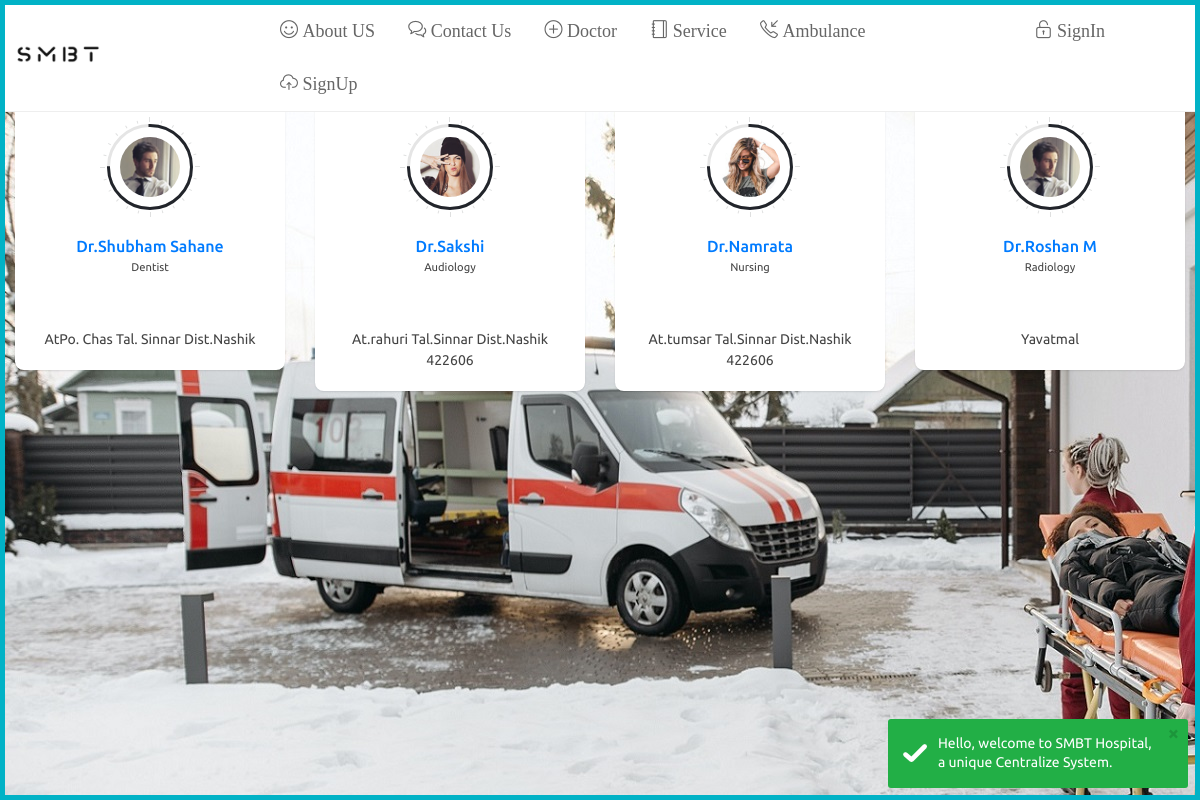
The page /home-doctors.php on the database its author committed.
### tables this page shows
CREATE TABLE `hospitalstaff` (
  `hsid` int NOT NULL AUTO_INCREMENT,
  `name` varchar(45) DEFAULT NULL,
  `email` varchar(45) DEFAULT NULL,
  `cNumber` varchar(45) DEFAULT NULL,
  `password` varchar(45) DEFAULT NULL,
  `education` varchar(45) DEFAULT NULL,
  `specialisation` varchar(45) DEFAULT NULL,
  `experience` varchar(45) DEFAULT NULL,
  `surgeonFlag` tinyint DEFAULT NULL,
  `doctorFlag` tinyint DEFAULT NULL,
  `nurseFlag` tinyint DEFAULT NULL,
  `accountantFlag` tinyint DEFAULT NULL,
  `laboratoristFlag` tinyint DEFAULT NULL,
  `pharmacyFlag` tinyint DEFAULT NULL,
  `emergencyFlag` tinyint DEFAULT NULL,
  `anaesthetistFlag` tinyint DEFAULT NULL,
  `adminFlag` tinyint DEFAULT NULL,
  `bdate` date DEFAULT NULL,
  `height` decimal(10,0) DEFAULT NULL,
  `weight` decimal(10,0) DEFAULT NULL,
  `sex` varchar(10) DEFAULT NULL,
  `age` int DEFAULT NULL,
  `address` varchar(80) DEFAULT NULL,
  `facebook` varchar(45) DEFAULT NULL,
  `twitter` varchar(45) DEFAULT NULL,
  `instagram` varchar(45) DEFAULT NULL,
  `glink` varchar(45) DEFAULT NULL,
  `profilename` varchar(45) DEFAULT 'avatar.png',
  PRIMARY KEY (`hsid`),
  UNIQUE KEY `hsid_UNIQUE` (`hsid`)
);

### home-doctors.php (the view)
<?php
  include("include/home-header.php");
  ?>
        <div class="container-fluid">
            <div class="vertical-align-middle ">
                <div class="row clearfix">
                    <div class="row-lg-3 col-md-12 col-sm-12">
                        <div class="card">
                           <div class="body text-center">
                            </div>
                        </div>
                    </div>
                </div>
            </div>
            <?php
            $result = mysqli_query($conn,"SELECT * FROM hospital.hospitalstaff");
            if($result){
                echo"<div class='row clearfix'>";
                while($row=mysqli_fetch_assoc($result)){
                echo"<div class='col-lg-3 col-md-6 col-sm-12'>";
                    echo"<div class='card'>";
                        echo"<div class='body text-center'>";
                                echo"<div class='chart easy-pie-chart-1' data-percent='75'>
                                    <span>
                                        <img src='assets/images/sm/". $row['profilename'] ."' data-toggle='tooltip' data-placement='top' title='Dr. Avatar' alt='user' class='rounded-circle'/>
                                    </span>
                                    </div>";
                                    echo"<h6 class='mb-0'><a href='#' title='' >Dr.". $row['name'] ."</a> </h6>";
                                    echo"<small>". $row['specialisation'] ."</small>";
                                    echo"<ul class='social-links list-unstyled'>
                                        <li><a title='facebook' href='https://www.facebook.com/".$row['facebook']."/'><i class='fa fa-facebook'></i></a></li>
                                        <li><a title='twitter' href='https://www.twitter.com/".$row['twitter']."/'><i class='fa fa-twitter'></i></a></li>
                                        <li><a title='instagram' href='https://www.instagram.com/".$row['instagram']."/'><i class='fa fa-instagram'></i></a></li>
                                    </ul>";
                                echo"<span>".$row['address']."</span>";
                        echo"</div>";
                    echo"</div>";
                echo"</div>";
                }
                echo"</div>";
            }
            else echo"error";
            ?>
        </div>
<?php
  include("include/home-footer.php");
  ?>

### assets/css/chatapp.css (style rules this page uses)
.clearfix:after { visibility:hidden;display:block;font-size:0;content:" ";clear:both;height:0 }

### assets/css/color_skins.css (style rules this page uses)
.theme-cyan:before,.theme-cyan:after { background:#01b2c6 }

### rows shown on the page
hospitalstaff: profilename (picture), name "Shubham Sahane", specialisation "Dentist", address "AtPo. Chas Tal. Sinnar Dist.Nashik"
hospitalstaff: profilename (picture), name "Sakshi", specialisation "Audiology", address "At.rahuri Tal.Sinnar Dist.Nashik 422606"
hospitalstaff: profilename (picture), name "Namrata", specialisation "Nursing", address "At.tumsar Tal.Sinnar Dist.Nashik 422606"
hospitalstaff: profilename (picture), name "Roshan M", specialisation "Radiology", address "Yavatmal"
